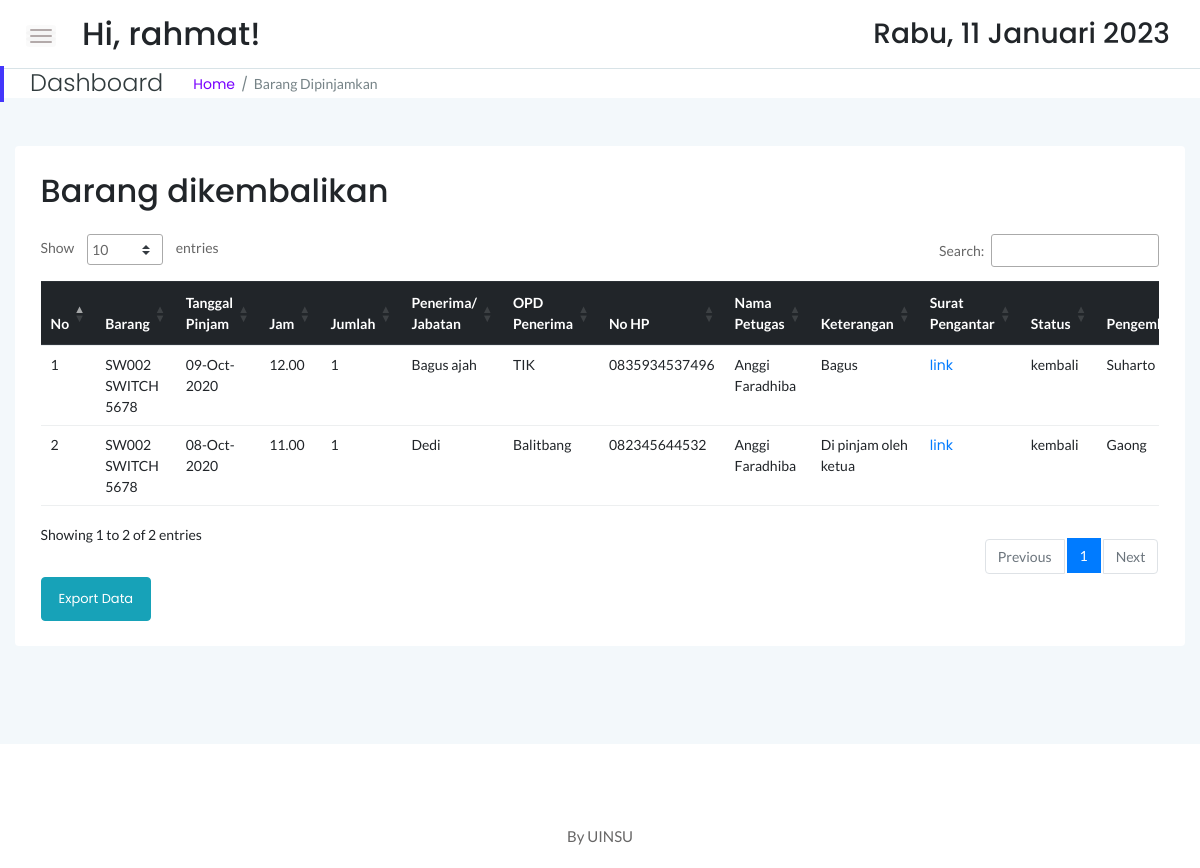
Page /stock/masuk.php (signed in) on the committed database.
### tables this page shows
CREATE TABLE `sbrg_keluar` (
  `id` int(11) NOT NULL,
  `idx` varchar(100) NOT NULL,
  `tgl` date NOT NULL,
  `jam` varchar(200) NOT NULL,
  `jumlah` int(100) NOT NULL,
  `penerima` varchar(100) NOT NULL,
  `opd` varchar(200) NOT NULL,
  `no_hp` varchar(15) NOT NULL,
  `nama_petugas` varchar(100) NOT NULL,
  `ket_kel` varchar(200) NOT NULL,
  `foto` varchar(255) NOT NULL,
  `status` varchar(300) NOT NULL,
  `pengembali` varchar(300) NOT NULL
);

CREATE TABLE `sstock_brg` (
  `idx` int(11) NOT NULL,
  `kode_barang` varchar(55) NOT NULL,
  `nama` varchar(30) NOT NULL,
  `serial_number` varchar(40) NOT NULL,
  `stock` int(100) NOT NULL,
  `satuan` varchar(10) NOT NULL,
  `lokasi` varchar(55) NOT NULL,
  `keterangan` varchar(20) NOT NULL
);

### stock/masuk.php (the view, shortened to what this page needs)
<!doctype html>
<html class="no-js" lang="en">
<?php
    include '../dbconnect.php';
    ?>
<head>
    <link rel="stylesheet" href="assets/css/bootstrap.min.css">
    <link rel="stylesheet" href="assets/css/font-awesome.min.css">
    <link rel="stylesheet" href="assets/css/themify-icons.css">
    <link rel="stylesheet" href="assets/css/metisMenu.css">
    <link rel="stylesheet" href="assets/css/owl.carousel.min.css">
    <link rel="stylesheet" href="assets/css/slicknav.min.css">
    <link rel="stylesheet" href="https://www.amcharts.com/lib/3/plugins/export/export.css" type="text/css" media="all" />
    <link rel="stylesheet" type="text/css" href="https://cdn.datatables.net/1.10.19/css/jquery.dataTables.min.css">
    <link rel="stylesheet" type="text/css" href="https://cdn.datatables.net/1.10.19/css/jquery.dataTables.css">
    <link rel="stylesheet" type="text/css" href="https://cdn.datatables.net/1.10.18/css/dataTables.bootstrap4.min.css">
    <link rel="stylesheet" type="text/css" href="https://cdn.datatables.net/responsive/2.2.3/css/responsive.bootstrap.min.css">
    <link rel="stylesheet" type="text/css" href="https://cdn.datatables.net/responsive/2.2.3/css/responsive.jqueryui.min.css">
    <link rel="stylesheet" type="text/css" href="https://cdn.datatables.net/buttons/1.5.2/css/buttons.dataTables.min.css">
    <link rel="stylesheet" href="assets/css/typography.css">
    <link rel="stylesheet" href="assets/css/default-css.css">
    <link rel="stylesheet" href="assets/css/styles.css">
    <link rel="stylesheet" href="assets/css/responsive.css">
</head>
<body>
    <div class="page-container">
        <div class="main-content">
            <div class="header-area">
                <div class="row align-items-center">
                    <div class="col-md-6 col-sm-8 clearfix">
                        <div class="nav-btn pull-left">
                            <span></span>
                            <span></span>
                            <span></span>
                        </div>
                        <div class="search-box pull-left">
                            <form action="#">
                                <h2>Hi, <?=$_SESSION['user'];?>!</h2>
                            </form>
                        </div>
                    </div>
                    <div class="col-md-6 col-sm-4 clearfix">
                        <ul class="notification-area pull-right">
                            <li><h3><div class="date">
                        </b></div></h3>
                        </li>
                        </ul>
                    </div>
                </div>
            </div>
            <div class="page-title-area">
                <div class="row align-items-center">
                    <div class="col-sm-6">
                        <div class="breadcrumbs-area clearfix">
                            <h4 class="page-title pull-left">Dashboard</h4>
                            <ul class="breadcrumbs pull-left">
                                <li><a href="index.php">Home</a></li>
                                <li><span>Barang dipinjamkan</span></li>
                            </ul>
                        </div>
                    </div>
                </div>
            </div>
            <div class="main-content-inner">
                <div class="row mt-5 mb-5">
                    <div class="col-12">
                        <div class="card">
                            <div class="card-body">
                                <div class="d-sm-flex justify-content-between align-items-center">
                                    <h2>Barang dikembalikan</h2>
                                </div>
                                <div class="market-status-table mt-4">
                                    <div class="table-responsive">
                                         <table id="dataTable3" class="table table-hover"><thead class="thead-dark">
                                            <tr>
                                                <th>No</th>
                                                <th>Barang</th>
                                                <th>Tanggal Pinjam</th>
                                                <th>Jam</th>
                                                <th>Jumlah</th>
                                                <th>Penerima/ Jabatan</th>
                                                <th>OPD Penerima</th>
                                                <th>No HP</th>
                                                <th>Nama Petugas</th>
                                                <th>Keterangan</th>
                                                <th>Surat Pengantar</th>
                                                <th>Status</th>
                                                <th>Pengembali</th>
                                            </tr></thead><tbody>
                                            <?php
                                            $brg=mysqli_query($conn,"SELECT * FROM sbrg_keluar sb, sstock_brg st where status='kembali' AND st.idx=sb.idx ORDER BY id DESC");
                                            $no=1;
                                            while($b=mysqli_fetch_array($brg)){
                                                ?>
                                                <tr>
                                                    <td><?php echo $no++ ?></td>
                                                    <td><?php echo $b['kode_barang'] ?> <?php echo $b['nama'] ?> <?php echo $b['serial_number'] ?></td>
                                                    <td><?php $tanggals=$b['tgl']; echo date("d-M-Y", strtotime($tanggals)) ?></td>
                                                    <td><?php echo $b['jam'] ?></td>
                                                    <td><?php echo $b['jumlah'] ?></td>
                                                    <td><?php echo $b['penerima'] ?></td>
                                                    <td><?php echo $b['opd'] ?></td>
                                                    <td><?php echo $b['no_hp'] ?></td>
                                                   <td><?php echo $b['nama_petugas'] ?></td>
                                                    <td><?php echo $b['ket_kel'] ?></td>
                                                    <td><a href="gambar/<?php echo $b['foto']; ?>">link</a></td>
                                                     <td><?php echo $b['status'] ?></td>
                                                     <td><?php echo $b['pengembali'] ?></td>
                                                </tr>
                                                <?php
                                            }
                                            ?>
                                        </tbody>
                                        </table>
                                    </div></div>
                                    <a href="exportbrgmsk.php" target="_blank" class="btn btn-info">Export Data</a>
                                </div>
                            </div>
                        </div>
                    </div>
                </div>
            </div>
        </div>
        <footer>
            <div class="footer-area">
                <p>By UINSU</p>
            </div>
        </footer>
</body>
</html>

### stock/assets/css/styles.css (style rules this page uses)
.page-container { width: 100%; height: 100%; min-height: 100vh; padding-left: 280px; -webkit-transition: padding-left 0.3s ease 0s; transition: padding-left 0.3s ease 0s; }
.card { border: none; border-radius: 4px; background-color: #fff; -webkit-transition: all 0.3s ease 0s; transition: all 0.3s ease 0s; }
.card-body { padding: 25.6px; padding: 1.6rem; }
.main-content { width: 100%; background: #F3F8FB; }
.main-content-inner { padding: 0 30px 50px; }
.header-area { padding: 15px 30px; background: #fff; border-bottom: 1px solid #d8e3e7; }
.nav-btn { margin-right: 30px; margin-top: 10px; cursor: pointer; }
.nav-btn span { display: block; width: 22px; height: 2px; background: #b3aaaa; margin: 4px 0; border-radius: 15px; -webkit-transition: all 0.3s ease 0s; transition: all 0.3s ease 0s; box-shadow: 0 0 0 4px rgba(99, 96, 96, 0.03); }
.search-box form { position: relative; }
.notification-area { -webkit-user-select: none; -moz-user-select: none; -ms-user-select: none; user-select: none; position: relative; z-index: 1; }
.notification-area li { display: inline-block; margin-left: 20px; cursor: pointer; -webkit-user-select: none; -moz-user-select: none; -ms-user-select: none; user-select: none; }
.page-title-area { padding: 0 30px; background: #fff; position: relative; }
.page-title-area:before { content: ''; position: absolute; left: 0; top: 50%; width: 4px; height: 36px; background: var(--primary-color); -webkit-transform: translateY(-50%); transform: translateY(-50%); }
.page-title { font-size: 24px; font-weight: 300; color: #313b3d; letter-spacing: 0; margin-right: 30px; }
ul.breadcrumbs { margin-top: 4px; }
.breadcrumbs li { display: inline-block; }
.breadcrumbs li a, .breadcrumbs li span { display: block; font-size: 14px; font-weight: 400; color: #7801ff; letter-spacing: 0; margin-right: 16px; position: relative; }
.breadcrumbs li a:before { content: '/'; color: #768387; position: absolute; right: -13px; top: 0; }
.breadcrumbs li span { margin-right: 0; color: #768387; text-transform: capitalize; }
.market-status-table { overflow: hidden; }
.footer-area { text-align: center; padding: 23px 0 19px; background: #fff; }
.footer-area p { color: #676666; margin-bottom: 0; }
.btn { padding: 11px 17px; font-size: 13px; letter-spacing: 0; }
table tr th { border-bottom: none; }
table tr th, table tr td { border-top: 1px solid rgba(120, 130, 140, 0.13) !important; }
table.dataTable.no-footer { border-bottom: 1px solid rgba(120, 130, 140, 0.13) !important; }
table.dataTable thead th, table.dataTable thead td { border-bottom-color: transparent; }

### rows in the picture
sbrg_keluar: sstock_brg.kode_barang "SW002", sstock_brg.nama "SWITCH", sstock_brg.serial_number "5678", tgl "09-Oct-2020", jam "12.00", jumlah "1", penerima "Bagus ajah", opd "TIK", no_hp "0835934537496", nama_petugas "Anggi Faradhiba", ket_kel "Bagus", status "kembali", pengembali "Suharto"
sbrg_keluar: sstock_brg.kode_barang "SW002", sstock_brg.nama "SWITCH", sstock_brg.serial_number "5678", tgl "08-Oct-2020", jam "11.00", jumlah "1", penerima "Dedi", opd "Balitbang", no_hp "082345644532", nama_petugas "Anggi Faradhiba", ket_kel "Di pinjam oleh ketua", status "kembali", pengembali "Gaong"

### other values in the picture
$_SESSION['user'] "rahmat"
